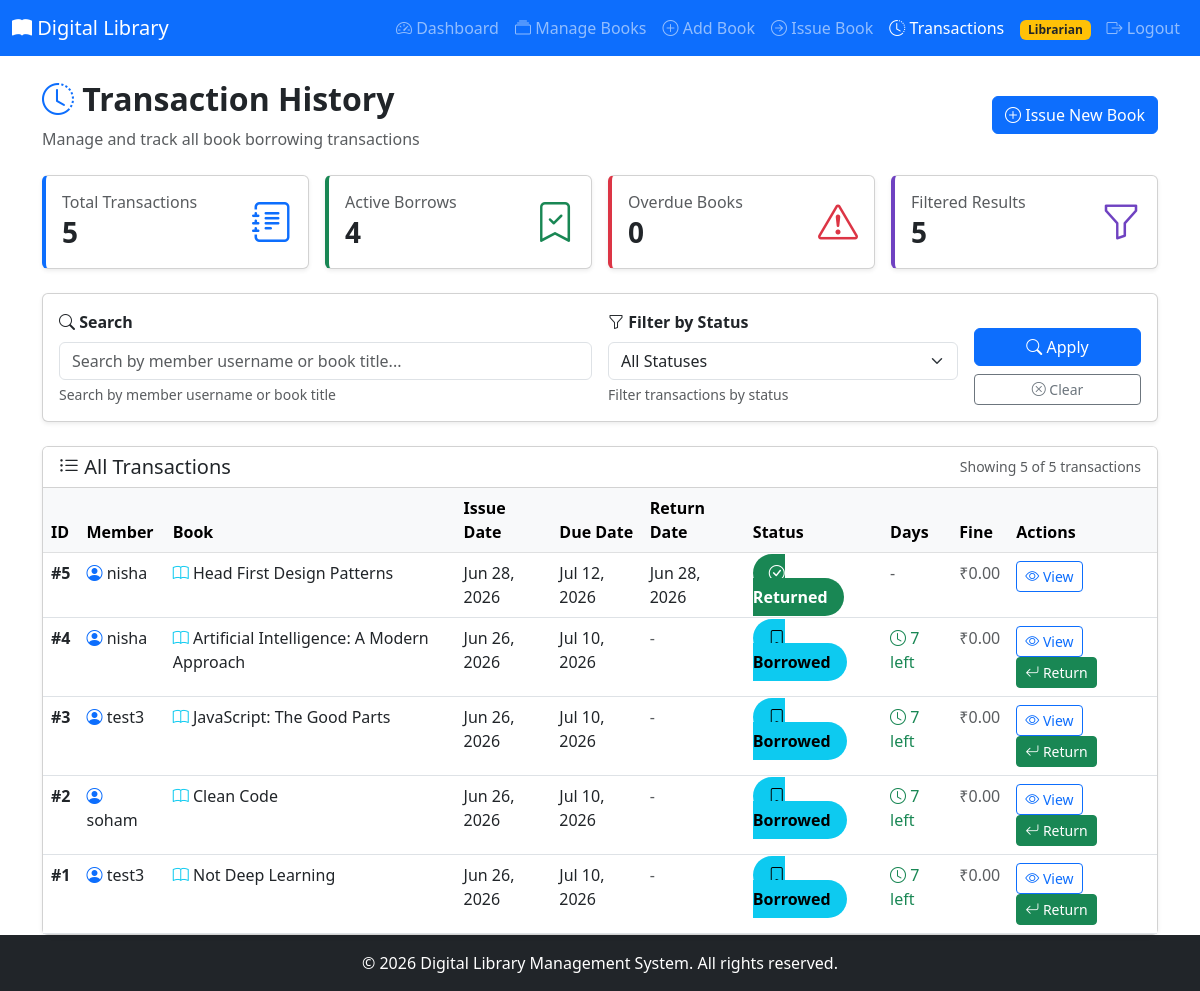
Page /transactions/ (signed in) on the earlier database version.
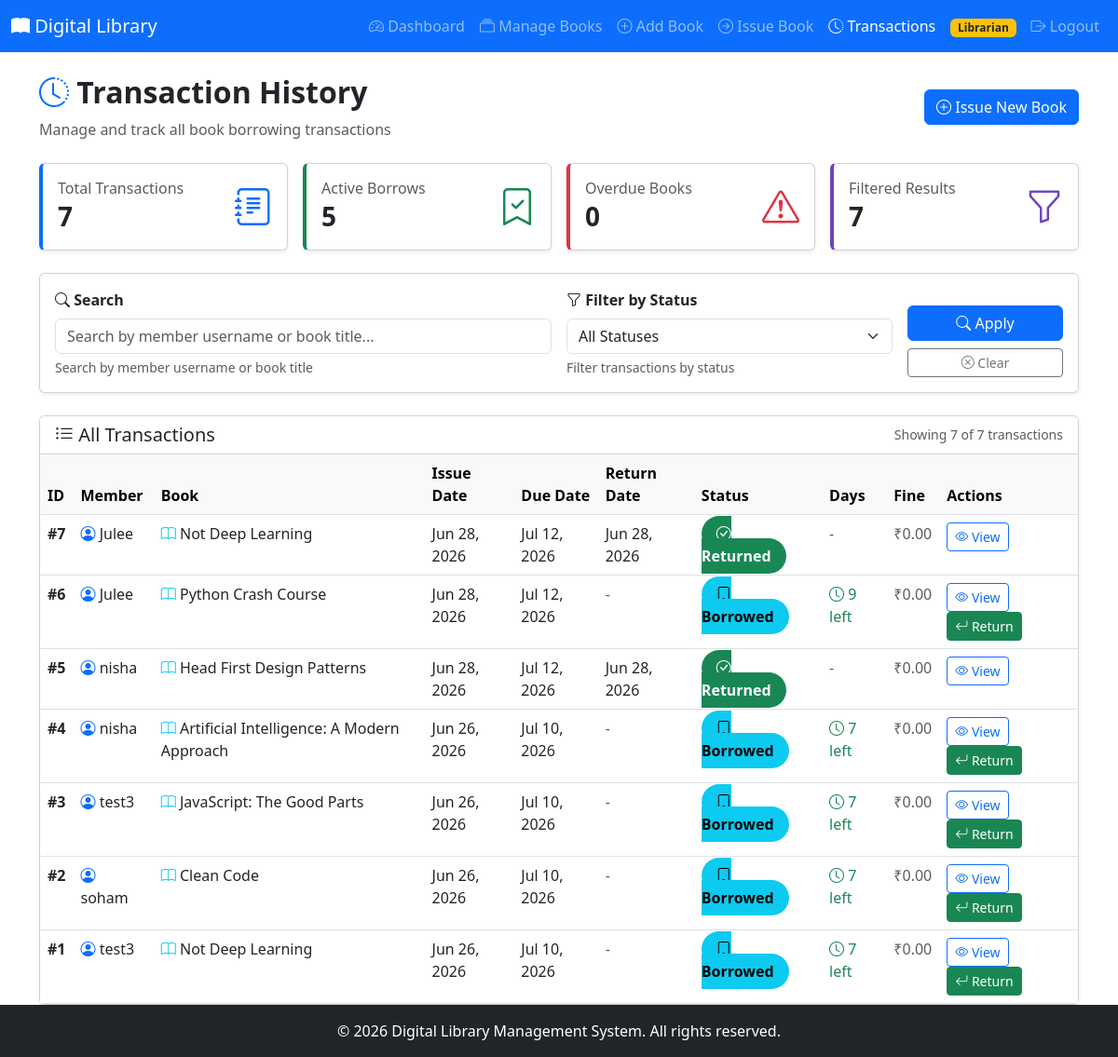
Same page on the later database version.
### transactions/models.py (models this page shows, shortened)
class BorrowTransaction(models.Model):
    STATUS_CHOICES = [
        ('Borrowed', 'Borrowed'),
        ('Returned', 'Returned'),
        ('Overdue', 'Overdue'),
    ]
    FINE_RATE_PER_DAY = 10  # ₹10 per day
    member = models.ForeignKey(
        User,
        on_delete=models.CASCADE,
        related_name='borrow_transactions',
        help_text="Member who borrowed the book"
    )
    book = models.ForeignKey(
        Book,
        on_delete=models.CASCADE,
        related_name='borrow_transactions',
        help_text="Book that was borrowed"
    )
    issue_date = models.DateTimeField(
        auto_now_add=True,
        help_text="Date and time when the book was issued"
    )
    due_date = models.DateTimeField(
        help_text="Date and time when the book should be returned"
    )
    return_date = models.DateTimeField(
        null=True,
        blank=True,
        help_text="Date and time when the book was actually returned"
    )
    status = models.CharField(
        max_length=20,
        choices=STATUS_CHOICES,
        default='Borrowed',
        help_text="Current status of the transaction"
    )
    fine_amount = models.DecimalField(
        max_digits=10,
        decimal_places=2,
        default=0.00,
        help_text="Fine amount in rupees for late return"
    )
    class Meta:
        ordering = ['-issue_date']
        verbose_name = 'Borrow Transaction'
        verbose_name_plural = 'Borrow Transactions'
    def is_overdue(self):
        if self.status == 'Returned':
            return False
        return timezone.now() > self.due_date
    is_overdue.boolean = True
    is_overdue.short_description = 'Overdue'
    def days_until_due(self):
        if self.status == 'Returned':
            return 0
        delta = self.due_date - timezone.now()
        return delta.days

### books/models.py (models this page shows, shortened)
class Book(models.Model):
    title = models.CharField(
        max_length=200,
        help_text="Enter the book title"
    )
    author = models.CharField(
        max_length=100,
        help_text="Enter the author name"
    )
    isbn = models.CharField(
        max_length=13,
        unique=True,
        help_text="13 Character ISBN number"
    )
    category = models.ForeignKey(
        Category,
        on_delete=models.PROTECT,
        related_name='books',
        help_text="Select the book category"
    )
    description = models.TextField(
        help_text="Enter a brief description of the book",
        blank=True
    )
    quantity = models.PositiveIntegerField(
        default=1,
        help_text="Total number of copies in the library"
    )
    available_quantity = models.PositiveIntegerField(
        default=1,
        help_text="Number of copies currently available for borrowing"
    )
    created_at = models.DateTimeField(
        auto_now_add=True,
        help_text="Date and time when the book was added to the system"
    )
    class Meta:
        ordering = ['-created_at']
        verbose_name = 'Book'
        verbose_name_plural = 'Books'
    def is_available(self):
        """
        Check if the book is available for borrowing.
        """
        return self.available_quantity > 0
    is_available.boolean = True
    is_available.short_description = 'Available'

### transactions/views.py (the view)
# urls.py: path('', views.transaction_list, name='transaction_list'),
@librarian_required
def transaction_list(request):
    search_query = request.GET.get('q', '').strip()
    status_filter = request.GET.get('status', 'All').strip()
    transactions = BorrowTransaction.objects.select_related(
        'member', 'member__profile', 'book'
    ).all()
    for trans in transactions:
        if trans.status == 'Borrowed' and trans.is_overdue():
            trans.status = 'Overdue'
            trans.save()
    if search_query:
        from django.db.models import Q
        transactions = transactions.filter(
            Q(member__username__icontains=search_query) |
            Q(book__title__icontains=search_query)
        )
    if status_filter and status_filter != 'All':
        transactions = transactions.filter(status=status_filter)
    all_transactions = BorrowTransaction.objects.all()
    context = {
        'transactions': transactions,
        'total_transactions': all_transactions.count(),
        'active_borrows': all_transactions.filter(status='Borrowed').count(),
        'overdue_count': all_transactions.filter(status='Overdue').count(),
        'filtered_count': transactions.count(),
        'search_query': search_query,
        'status_filter': status_filter,
        'page_title': 'Transaction History'
    }
    return render(request, 'transactions/transaction_list.html', context)

### accounts/models.py (called while the page is built)
    def is_librarian(self):
        return self.role == 'Librarian'

### transactions/templates/transactions/transaction_list.html (shortened to what the changed rows need)
{% load static %}
<!DOCTYPE html>
<html lang="en">
<head>
    <link href="https://cdn.jsdelivr.net/npm/bootstrap@5.3.0/dist/css/bootstrap.min.css" rel="stylesheet">
    <link rel="stylesheet" href="https://cdn.jsdelivr.net/npm/bootstrap-icons@1.10.0/font/bootstrap-icons.css">
</head>
<body>
    <div class="container mt-4 main-content">
        <div class="d-flex justify-content-between align-items-center mb-4">
            <div>
                <h2 class="fw-bold">
                    <i class="bi bi-clock-history text-primary"></i> Transaction History
                </h2>
            </div>
        </div>
        <div class="row g-3 mb-4">
            <div class="col-md-3">
                <div class="card stat-card blue shadow-sm">
                    <div class="card-body">
                        <div class="d-flex justify-content-between align-items-center">
                            <div>
                                <h6 class="text-muted mb-1">Total Transactions</h6>
                                <h3 class="mb-0 fw-bold">{{ total_transactions }}</h3>
                            </div>
                        </div>
                    </div>
                </div>
            </div>
            <div class="col-md-3">
                <div class="card stat-card green shadow-sm">
                    <div class="card-body">
                        <div class="d-flex justify-content-between align-items-center">
                            <div>
                                <h6 class="text-muted mb-1">Active Borrows</h6>
                                <h3 class="mb-0 fw-bold">{{ active_borrows }}</h3>
                            </div>
                        </div>
                    </div>
                </div>
            </div>
            <div class="col-md-3">
                <div class="card stat-card shadow-sm" style="border-left-color: #6f42c1;">
                    <div class="card-body">
                        <div class="d-flex justify-content-between align-items-center">
                            <div>
                                <h6 class="text-muted mb-1">Filtered Results</h6>
                                <h3 class="mb-0 fw-bold">{{ filtered_count }}</h3>
                            </div>
                        </div>
                    </div>
                </div>
            </div>
        </div>
        <div class="card shadow-sm">
            <div class="card-header bg-white">
                <div class="d-flex justify-content-between align-items-center">
                    <h5 class="mb-0">
                        <i class="bi bi-list-ul"></i> All Transactions
                    </h5>
                    {% if transactions %}
                        <span class="text-muted small">
                            Showing {{ filtered_count }} of {{ total_transactions }} transaction{{ total_transactions|pluralize }}
                        </span>
                    {% endif %}
                </div>
            </div>
            <div class="card-body p-0">
                {% if transactions %}
                    <div class="table-responsive">
                        <table class="table table-hover mb-0">
                            <thead class="table-light">
                                <tr>
                                    <th>ID</th>
                                    <th>Member</th>
                                    <th>Book</th>
                                    <th>Issue Date</th>
                                    <th>Due Date</th>
                                    <th>Return Date</th>
                                    <th>Status</th>
                                    <th>Days</th>
                                    <th>Fine</th>
                                    <th>Actions</th>
                                </tr>
                            </thead>
                            <tbody>
                                {% for transaction in transactions %}
                                    <tr style="cursor: pointer;" onclick="window.location='{% url 'transactions:transaction_detail' transaction.pk %}';">
                                        <td class="fw-bold">#{{ transaction.id }}</td>
                                        <td>
                                            <i class="bi bi-person-circle text-primary"></i>
                                            {{ transaction.member.username }}
                                        </td>
                                        <td>
                                            <i class="bi bi-book text-info"></i>
                                            {{ transaction.book.title }}
                                        </td>
                                        <td>{{ transaction.issue_date|date:"M d, Y" }}</td>
                                        <td>{{ transaction.due_date|date:"M d, Y" }}</td>
                                        <td>
                                            {% if transaction.return_date %}
                                                {{ transaction.return_date|date:"M d, Y" }}
                                            {% else %}
                                                <span class="text-muted">-</span>
                                            {% endif %}
                                        </td>
                                        <td>
                                            {% if transaction.status == 'Borrowed' %}
                                                <span class="status-badge status-borrowed">
                                                    <i class="bi bi-bookmark"></i> Borrowed
                                                </span>
                                            {% elif transaction.status == 'Returned' %}
                                                <span class="status-badge status-returned">
                                                    <i class="bi bi-check-circle"></i> Returned
                                                </span>
                                            {% elif transaction.status == 'Overdue' %}
                                                <span class="status-badge status-overdue">
                                                    <i class="bi bi-exclamation-triangle"></i> Overdue
                                                </span>
                                            {% endif %}
                                        </td>
                                        <td>
                                            {% if transaction.status == 'Returned' %}
                                                <span class="text-muted">-</span>
                                            {% elif transaction.status == 'Overdue' %}
                                                <span class="text-danger fw-bold">
                                                    <i class="bi bi-arrow-up-circle"></i> {{ transaction.days_overdue }} overdue
                                                </span>
                                            {% else %}
                                                {% if transaction.days_until_due > 0 %}
                                                    <span class="text-success">
                                                        <i class="bi bi-clock"></i> {{ transaction.days_until_due }} left
                                                    </span>
                                                {% else %}
                                                    <span class="text-warning">
                                                        <i class="bi bi-exclamation-circle"></i> Due today
                                                    </span>
                                                {% endif %}
                                            {% endif %}
                                        </td>
                                        <td>
                                            {% if transaction.fine_amount > 0 %}
                                                <span class="badge bg-danger" style="font-size: 0.9rem;">
                                                    ₹{{ transaction.fine_amount }}
                                                </span>
                                            {% else %}
                                                <span class="text-muted">₹0.00</span>
                                            {% endif %}
                                        </td>
                                        <td onclick="event.stopPropagation();">
                                            <a href="{% url 'transactions:transaction_detail' transaction.pk %}" class="btn btn-sm btn-outline-primary me-1">
                                                <i class="bi bi-eye"></i> View
                                            </a>
                                            {% if transaction.status == 'Borrowed' or transaction.status == 'Overdue' %}
                                                <a href="{% url 'transactions:return_book' transaction.pk %}" class="btn btn-sm btn-success">
                                                    <i class="bi bi-arrow-return-left"></i> Return
                                                </a>
                                            {% endif %}
                                        </td>
                                    </tr>
                                {% endfor %}
                            </tbody>
                        </table>
                    </div>
                {% endif %}
            </div>
        </div>
    </div>
</body>
</html>

Differences in the rows shown:
added BorrowTransaction: status "Returned" (drawn), fine_amount "₹0.00"
added BorrowTransaction: shows "Borrowed", fine_amount "₹0.00", shows "Return"
Other differences:
{{ total_transactions }}: "5" → "7"
{{ active_borrows }}: "4" → "5"
{{ filtered_count }}: "5" → "7"
